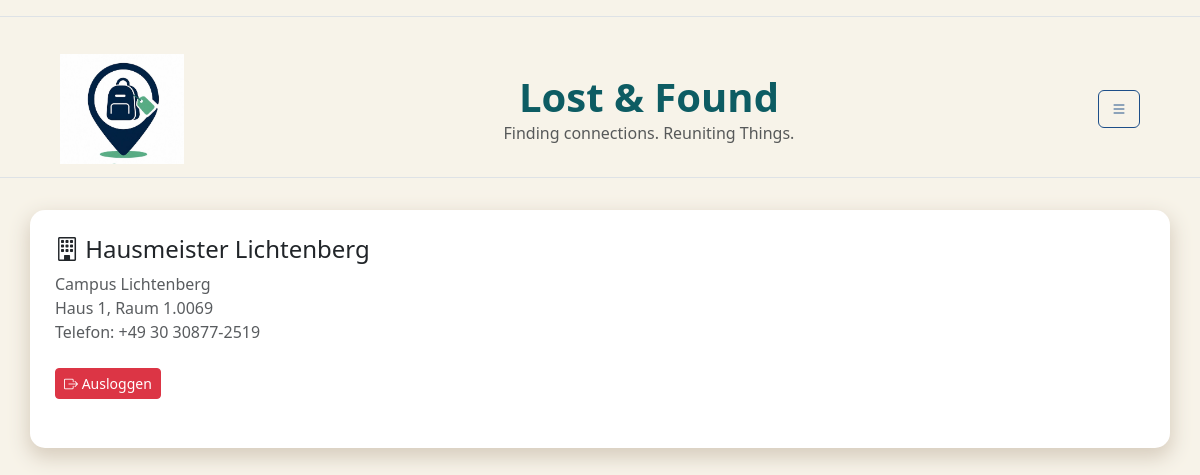
Screenshot of /fundbuero/ (signed in) with the database file from the repository.
### db.py (models this page shows)
class Fundbuero(db.Model):
    __tablename__ = "fundbuero"
    fundbuero_id = db.Column(db.Integer,primary_key=True)
    campus_id = db.Column(db.String,db.ForeignKey("campus.campus_id"))
    raum = db.Column(db.String)
    name = db.Column(db.String)
    telefonnummer = db.Column(db.String)
    email = db.Column(db.String)
    standardtext = db.Column(db.Text)
    campus = db.relationship("Campus",back_populates="fundbueros")
    posts = db.relationship("Post", back_populates="fundbuero")

### app.py (the view)
@app.route("/fundbuero/")
def fundbuero_dashboard():
    if not session.get("fundbuero_id"):
        flash("Bitte zuerst einloggen!", "warning")
        return redirect(url_for("login"))
    fundbuero = db.session.get(Fundbuero, session["fundbuero_id"])
    if fundbuero is None:
        session.clear()
        flash("Dieses Fundbüro existiert nicht mehr.", "warning")
        return redirect(url_for("login"))
    posts = db.session.execute(
        db.select(Post).where(
            Post.fundbuero_id == session["fundbuero_id"],
            Post.status == "laufend"
        )
        ).scalars()
    return render_template("profile_fb.html", fundbuero=fundbuero, posts=posts)

### templates/profile_fb.html (shortened to what this page needs)
{% extends "base.html" %}
{% block CONTENT %}
<div class="mb-4">
    <h4><i class="bi bi-building"></i> {{ fundbuero.name }}</h4>
    <p class="text-muted mb-0">Campus {{ fundbuero.campus_id }}</p>
    <p class="text-muted mb-0">{{ fundbuero.raum }}</p>
    <p class="text-muted">Telefon: {{ fundbuero.telefonnummer }}</p>
</div>
<a href="{{ url_for('logout') }}" class="btn btn-danger btn-sm mb-4">
    <i class="bi bi-box-arrow-right"></i> Ausloggen
</a>
{% endblock %}

### static/css/style.css (style rules this page uses)
body { background-color: var(--color-main) !important; }

### static/css/color.css (style rules this page uses)
:root { --color-main: rgb(247, 243, 233); --color-shadow: rgb(215, 205, 190); --color-highlight: rgb(13, 92, 99); --color-accent1: rgb(46, 196, 182); --color-accent2: rgb(29, 78, 137); }

### rows the page displays
Fundbuero: name "Hausmeister Lichtenberg", campus_id "Lichtenberg", raum "Haus 1, Raum 1.0069", telefonnummer "+49 30 30877-2519"
